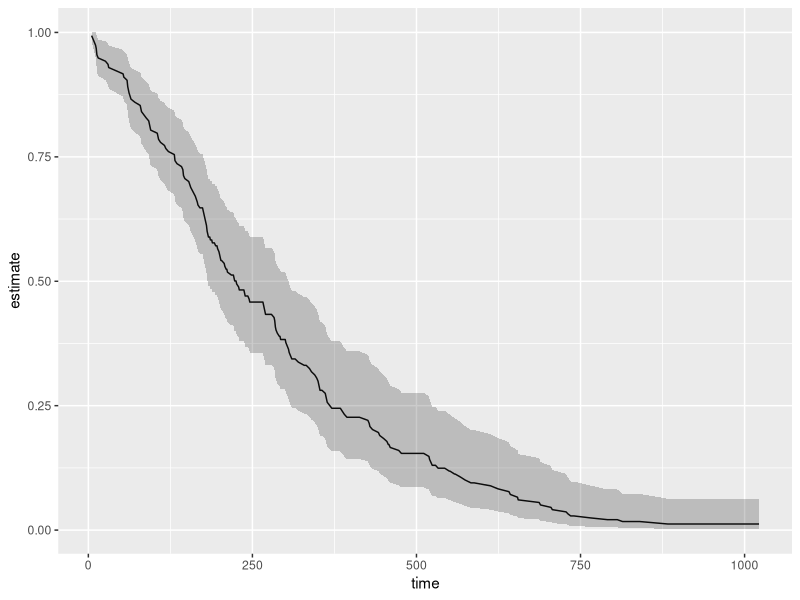

Write R code to recreate this figure. (Note: this script raises an error after producing the figure.)
library(survival)
library(dplyr)
library(ggplot2)
library(broom)

# Non-parametric survival estimator using no covariates (i.e. baseline survival curve)
kmfit <- survfit(Surv(time, status) ~ 1., data = lung)
glance(kmfit)
kmfit

# Semi-parametric Cox PH model using age and sex as predictors
cfit <- coxph(Surv(time, status) ~ age + sex, data = lung)
summary(cfit)
glance(cfit)

# Pass the Cox PH model to survfit, what does this curve represent?
# It plots a curve for a pseudo subject with covriate values equal to the mean of the covariate
# Users are strongly encouraged to use the newdata argument as the pseudo case can be nonsensical
sfit <- survfit(cfit, newdata = data.frame(age = 76, sex = 1))
sfit
glance(sfit)

tidy(kmfit)
tidy(sfit)
tidy(cfit)

ggplot(tidy(sfit), 
       aes(x = time, 
           y = estimate)) + 
  geom_line() +
  geom_ribbon(aes(ymin = conf.low, 
                  ymax = conf.high), 
              alpha = 0.25)

			  
			  
dbplyr()